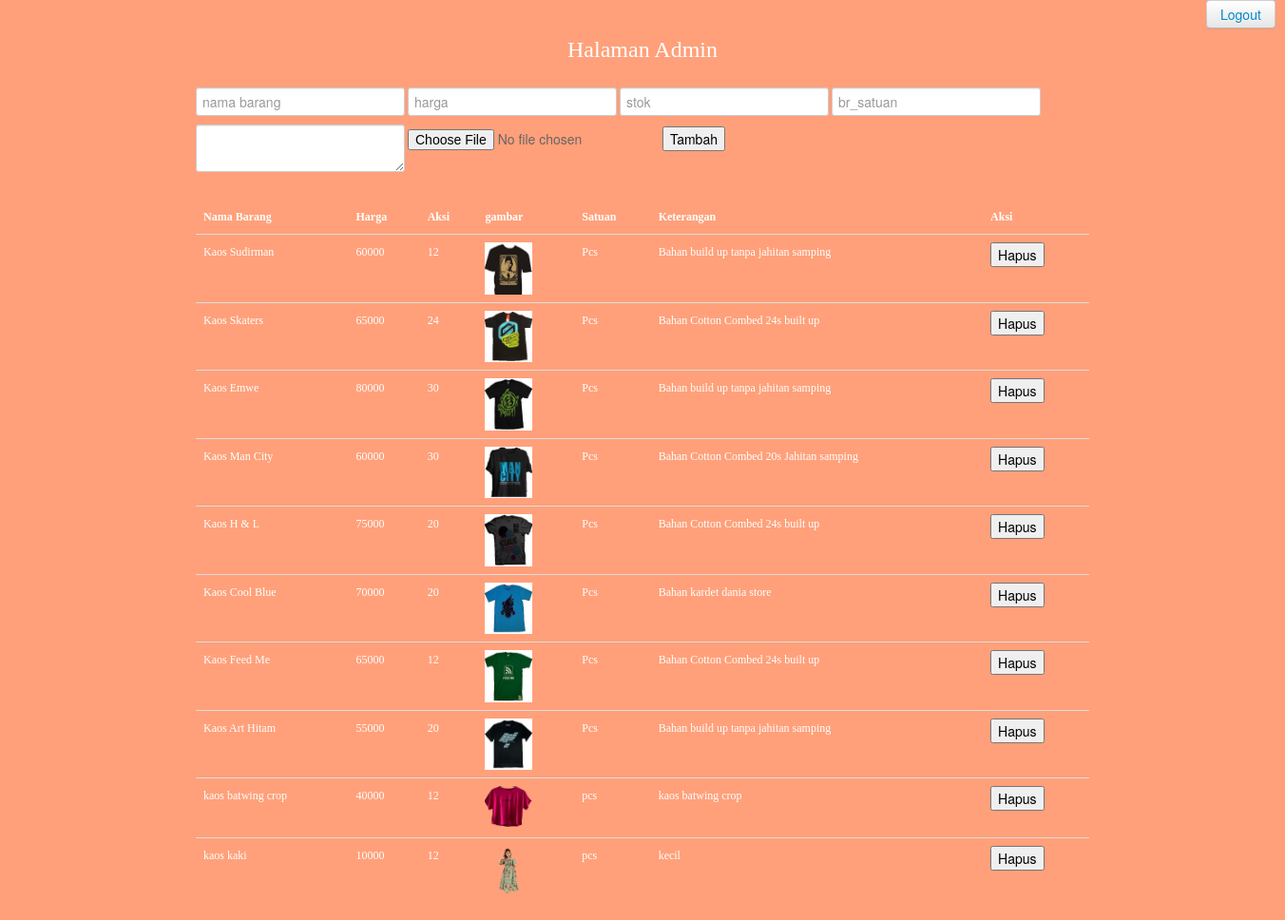
The app's page /admin.php with its own data.
### tables this page shows
CREATE TABLE `barang` (
  `br_id` int(6) NOT NULL,
  `br_nm` varchar(50) NOT NULL,
  `br_item` int(4) NOT NULL,
  `br_hrg` int(11) NOT NULL,
  `br_stok` int(9) NOT NULL,
  `br_satuan` varchar(20) NOT NULL,
  `br_gbr` varchar(100) NOT NULL,
  `ket` varchar(250) NOT NULL,
  `br_sts` varchar(1) NOT NULL
);

### admin.php (the view, shortened to what this page needs)
<?php
include 'koneksi.php';
$result_select = mysqli_query($koneksi, "SELECT * FROM barang");
$mode = "Tambah";
$br_nm = "";
$br_hrg = "";
$br_stok = "";
$br_satuan = "";
$ket = "";
?>
<!DOCTYPE html>
<html>
<head>
    <link href="css/bootstrap.css" rel="stylesheet">
    <link href="css/style.css" rel="stylesheet">
</head>
<body>
<div class="container-semua">
<div class="button1"><button type="button" class="btn btn-secondary"><a href="logout.php">Logout</a></button></div>
    <div class="container">
        <h2 class="form-signin-heading"><center><font color="#fff" size="5px">Halaman Admin</font></center></h2><br>
        <form action="" method="post" enctype="multipart/form-data">
            <div class="kelas">
                <ul>
                    <li>
                        <input type="text" name="br_nm" placeholder="nama barang" value="<?php echo isset($br_nm) ? $br_nm : ''; ?>">
                        <input type="number" name="br_hrg" placeholder="harga" value="<?php echo isset($br_hrg) ? $br_hrg : ''; ?>">
                        <input type="number" name="br_stok" placeholder="stok" value="<?php echo isset($br_stok) ? $br_stok : ''; ?>">
                        <input type="text" name="br_satuan" placeholder="br_satuan" value="<?php echo isset($br_satuan) ? $br_satuan : ''; ?>">
                        <textarea name="ket"><?php echo isset($ket) ? $ket : ''; ?></textarea>
                        <input type="file" name="br_gbr">
                        <input type="submit" name="submit" value="<?php echo $mode; ?>">
                    </li>
                </ul>
            </div>
        </form>
                <table class="table">
            <thead>
                <tr class="warna">
                    <th>Nama Barang</th>
                    <th>Harga</th>
                    <th>Aksi</th>
                    <th>gambar</th>
                    <th>Satuan</th>
                    <th>Keterangan</th>
                    <th>Aksi</th>
                </tr>
            </thead>
            <tbody>
                <?php while($row = mysqli_fetch_assoc($result_select)): ?>
                <tr class="warna">
                    <td><?php echo $row['br_nm']; ?></td>
                    <td><?php echo $row['br_hrg']; ?></td>
                    <td><?php echo $row['br_stok']; ?></td>
                    <td><img src="<?php echo $row['br_gbr']; ?>" width="50px"></td>
                    <td><?php echo $row['br_satuan']; ?></td>
                    <td><?php echo $row['ket']; ?></td>
                    <td>
                        <form method="post" action="hapus_barang.php">
                            <button type="submit">Hapus</button>
                        </form>
                    </td>
                </tr>
                <?php endwhile; ?>
            </tbody>
        </table>
    </div>
</div>
</body>
</html>

### css/style.css (style rules this page uses)
body { font-family: 'Droid Sans'; font-size: 12px; color: #666; }
h1, h2, h3, h4, h5, h6 { font-family: "Boogaloo" !important; font-weight: normal !important; color: #666; margin: 0; padding: 0; }
ul, ol { margin: 0; }
ul { list-style: none outside; }
.btn { border-color: #c5c5c5; border-color: rgba(0, 0, 0, 0.15) rgba(0, 0, 0, 0.15) rgba(0, 0, 0, 0.25); }

### admin.php (style rules this page uses)
.button1 { margin-left: 1269px; }
.container-semua { background: #FFA07A; }
.kelas { margin-right: 30px; }
form .kelas { margin-right: 10px; }
.warna { color: white; }

### records on screen
barang: br_nm "Kaos Sudirman", br_hrg "60000", br_stok "12", br_gbr (picture), br_satuan "Pcs", ket "Bahan build up tanpa jahitan samping"
barang: br_nm "Kaos Skaters", br_hrg "65000", br_stok "24", br_gbr (picture), br_satuan "Pcs", ket "Bahan Cotton Combed 24s built up"
barang: br_nm "Kaos Emwe", br_hrg "80000", br_stok "30", br_gbr (picture), br_satuan "Pcs", ket "Bahan build up tanpa jahitan samping"
barang: br_nm "Kaos Man City", br_hrg "60000", br_stok "30", br_gbr (picture), br_satuan "Pcs", ket "Bahan Cotton Combed 20s Jahitan samping"
barang: br_nm "Kaos H & L", br_hrg "75000", br_stok "20", br_gbr (picture), br_satuan "Pcs", ket "Bahan Cotton Combed 24s built up"
barang: br_nm "Kaos Cool Blue", br_hrg "70000", br_stok "20", br_gbr (picture), br_satuan "Pcs", ket "Bahan kardet dania store"
barang: br_nm "Kaos Feed Me", br_hrg "65000", br_stok "12", br_gbr (picture), br_satuan "Pcs", ket "Bahan Cotton Combed 24s built up"
barang: br_nm "Kaos Art Hitam", br_hrg "55000", br_stok "20", br_gbr (picture), br_satuan "Pcs", ket "Bahan build up tanpa jahitan samping"
barang: br_nm "kaos batwing crop", br_hrg "40000", br_stok "12", br_gbr (picture), br_satuan "pcs", ket "kaos batwing crop"
barang: br_nm "kaos kaki", br_hrg "10000", br_stok "12", br_gbr (picture), br_satuan "pcs", ket "kecil"
